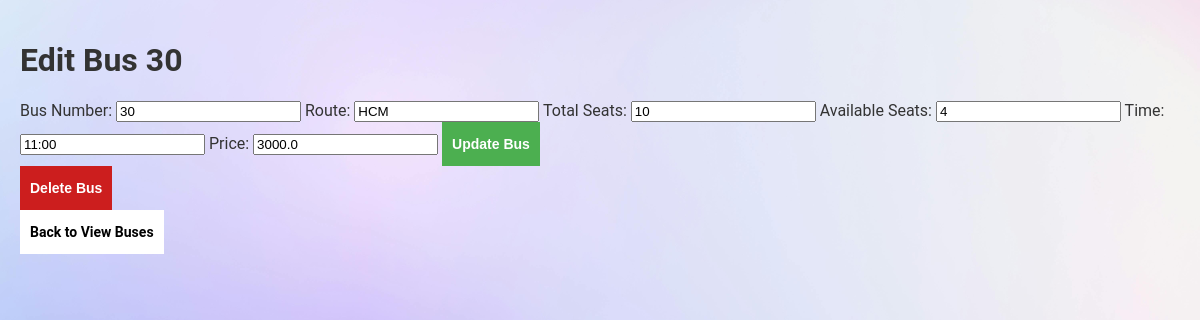
Screenshot of /edit_bus/6 (signed in) with the database file from the repository.
### tables this page shows
CREATE TABLE buses (
            id INTEGER PRIMARY KEY,
            bus_number TEXT NOT NULL,
            route TEXT NOT NULL,
            total_seats INTEGER NOT NULL,
            available_seats INTEGER NOT NULL
        , time TEXT, price REAL DEFAULT 0.0);

### app.py (the view, shortened to what this page needs)
@app.route('/edit_bus/<int:bus_id>', methods=['GET', 'POST'])
def edit_bus(bus_id):
    user_id = session.get('user_id')
    if not user_id:
        flash('You need to log in to edit buses.')
        return redirect(url_for('login'))
    user = UserDAO.get_user_by_id(user_id)
    if user is None or user[1] != 'admin':
        flash('You do not have permission to edit buses.')
        return redirect(url_for('home'))
    bus = BusDAO.get_bus(bus_id)
    if bus is None:
        flash('Bus not found.')
        return redirect(url_for('view_buses_route'))
    return render_template('edit_bus.html', bus=bus, user=user)

### app.py (called while the page is built)
@app.before_request
def load_routes_into_trie():
    buses = BusDAO.view_buses()
    for bus in buses:
        trie.insert(bus[2])

### databases/bus_dao.py (called while the page is built)
    @staticmethod
    def view_buses(sort_by=None, search_query=None):
        conn = sqlite3.connect('bus_reservation.db')
        cursor = conn.cursor()
        query = 'SELECT * FROM buses'
        params = []
        if search_query:
            query += ' WHERE route LIKE ?'
            params.append(f'%{search_query}%')
        if sort_by:
            query += f' ORDER BY {sort_by}'
        cursor.execute(query, params)
        buses = cursor.fetchall()
        conn.close()
        return buses

    @staticmethod
    def get_bus(bus_id):
        conn = sqlite3.connect('bus_reservation.db')
        cursor = conn.cursor()
        cursor.execute('SELECT * FROM buses WHERE id = ?', (bus_id,))
        bus = cursor.fetchone()
        conn.close()
        return bus

### databases/user_dao.py (called while the page is built)
    @staticmethod
    def get_user_by_id(user_id):
        conn = sqlite3.connect('bus_reservation.db')
        cursor = conn.cursor()
        cursor.execute('SELECT * FROM users WHERE id = ?', (user_id,))
        user = cursor.fetchone()
        conn.close()
        return user

### trie.py (called while the page is built)
    def insert(self, word):
        node = self.root
        for char in word:
            if char not in node.children:
                node.children[char] = TrieNode()
            node = node.children[char]
        node.is_end_of_word = True

### templates/edit_bus.html (shortened to what this page needs)
<!DOCTYPE html>
<html lang="en">
<head>
    <link rel="stylesheet" type="text/css" href="{{ url_for('static', filename='styles.css') }}">
</head>
<body>
    <div class="container">
        <h1>Edit Bus {{ bus[1] }}</h1>
        <form action="{{ url_for('edit_bus', bus_id=bus[0]) }}" method="POST">
            <label for="bus_number">Bus Number:</label>
            <input type="text" id="bus_number" name="bus_number" value="{{ bus[1] }}" required>
            <label for="route">Route:</label>
            <input type="text" id="route" name="route" value="{{ bus[2] }}" required>
            <label for="total_seats">Total Seats:</label>
            <input type="number" id="total_seats" name="total_seats" value="{{ bus[3] }}" required>
            <label for="available_seats">Available Seats:</label>
            <input type="number" id="available_seats" name="available_seats" value="{{ bus[4] }}" required>
            <label for="time">Time:</label>
            <input type="text" id="time" name="time" value="{{ bus[5] }}" required>
            <label for="price">Price:</label>
            <input type="number" id="price" name="price" value="{{ bus[6] }}" step="0.01" required>
            <button type="submit" class="button2">Update Bus</button>
        </form>
        <form action="{{ url_for('delete_bus', bus_id=bus[0]) }}" method="POST" onsubmit="return confirm('Are you sure you want to delete this bus?');">
            <button type="submit" class="buttonRed">Delete Bus</button>
        </form>
        <a href="{{ url_for('view_buses_route') }}"class="buttonBack">Back to View Buses</a>
    </div>
</body>
</html>

### static/styles.css (style rules this page uses)
body { font-family: 'Roboto', sans-serif; background-color: #f4f7f6; color: #333; margin: 0; padding: 20px; background-image: url('/static/images/background.jpg'); background-size: cover; background-position: center; }
.button2 { padding: 10px; background-color: #4CAF50; color: white; border: none; border-color: white; border-top: 4px solid transparent; border-bottom: 4px solid transparent; cursor: pointer; font-size: 14px; font-weight: bold; margin-right: 10px; text-align: center; text-decoration: none; display: inline-block; box-sizing: border-box; }
.buttonBack { padding: 10px; background-color: white; color: black; border: none; border-color: white; border-top: 4px solid transparent; border-bottom: 4px solid transparent; cursor: pointer; font-size: 14px; font-weight: bold; margin-right: 10px; text-align: center; text-decoration: none; display: inline-block; box-sizing: border-box; }
.buttonRed { padding: 10px; background-color: #cc1e1e; color: white; border: none; border-color: white; border-top: 4px solid transparent; border-bottom: 4px solid transparent; cursor: pointer; font-size: 14px; font-weight: bold; margin-right: 10px; text-align: center; text-decoration: none; display: inline-block; box-sizing: border-box; }

### rows the page displays
buses: bus_number "30", route "HCM", total_seats "10", available_seats "4", time "11:00", price "3000.0"
